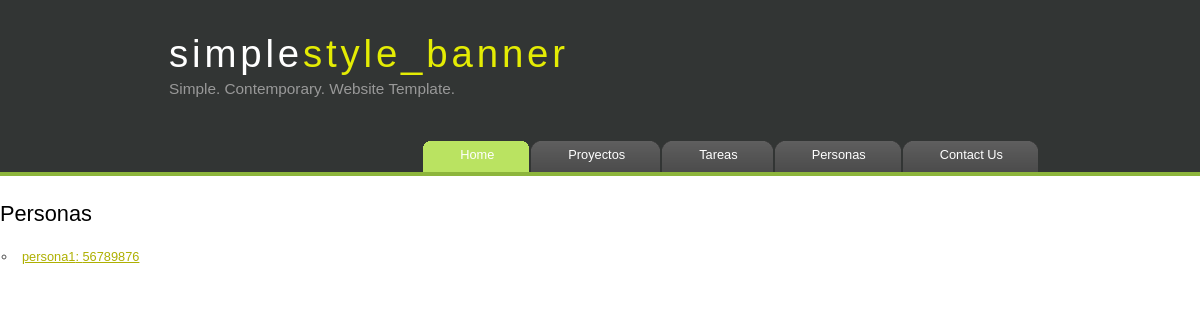
/appGP/listadoDePersonas/, run on an earlier commit of the app's database.
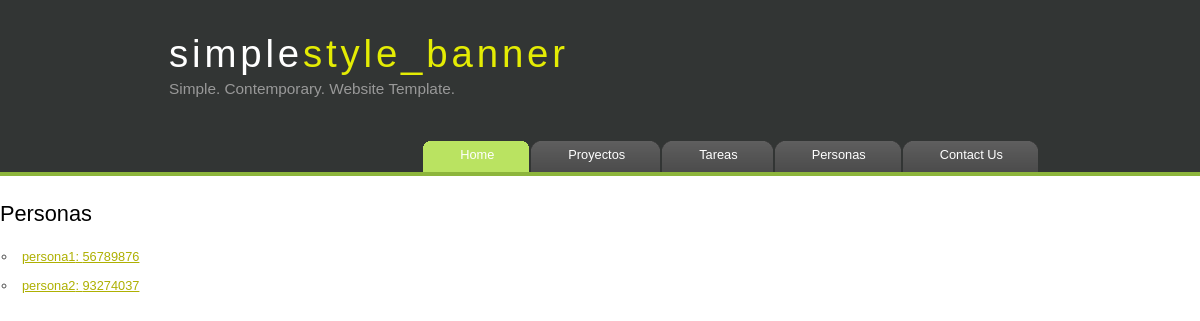
And on a later commit of the database.
### appGP/models.py (models this page shows, shortened)
class Persona(models.Model):
    nombre= models.CharField(max_length=100)
    dni= models.TextField(max_length=8)
    telefono = models.CharField(max_length=9, blank=True)
    edad = models.PositiveIntegerField()
    tarea = models.ForeignKey(Tarea, related_name="personas", on_delete=models.CASCADE)
    correo_electronico = models.EmailField(max_length=254, null=True, blank=True)
    direccion = models.TextField(null=True, blank=True)
    rol = models.CharField(
        max_length=50,
        choices=[('Manager', 'Manager'), ('Developer', 'Desarrollador'), ('Tester', 'Tester')],
        default='Developer'
    )
    ImagenPersona = models.URLField(max_length=600, null=True, blank=True)

### appGP/views.py (the view)
# urls.py: path('listadoDePersonas/', views.listadePersonas, name='listaPer'),
def listadePersonas(request):
    personas = Persona.objects.order_by('dni')
    context = {'personas' : personas}
    return render(request,'listaPersonas.html', context)

### appGP/templates/listaPersonas.html (shortened to what this page needs)
<!DOCTYPE html>
<html lang="es">
<head>
    {% load static %}
    <link rel="stylesheet" type="text/css" href="{% static 'style/style.css' %}">
</head>
<body>
    <div id="main">
        <div id="header">
            <div id="logo">
                <div id="logo_text">
                <h1><a href="{% url 'index' %}">simple<span class="logo_colour">style_banner</span></a></h1>
                <h2>Simple. Contemporary. Website Template.</h2>
                </div>
            </div>
            <div id="menubar">
                <ul id="menu">
                <li class="selected"><a href="{% url 'index' %}">Home</a></li>
                <li><a href="{% url 'listaP' %}">Proyectos</a></li>
                <li><a href="{% url 'listaT' %}">Tareas</a></li>
                <li><a href="{% url 'listaPer' %}">Personas</a></li>
                <li><a href="{% url 'listaP' %}">Contact Us</a></li>
                </ul>
            </div>
    <h1>Personas</h1>
    <ul>
        {% for per in personas %}
        <li>
            <a href="{% url 'detallePersona' per.id %}">{{ per.nombre }}: {{ per.dni }}</a>
        </li>
        {% endfor %}
    </ul>
</body>
</html>

### appGP/static/style/style.css (style rules this page uses)
html { height: 100%; }
* { margin: 0; padding: 0; }
body { font: normal .80em 'trebuchet ms', arial, sans-serif; background: #FFF; color: #555; }
h1, h2, h3, h4, h5, h6 { color: #362C20; letter-spacing: 0em; padding: 0 0 5px 0; }
h1, h2, h3 { font: normal 170% 'century gothic', arial; margin: 0 0 15px 0; padding: 15px 0 5px 0; color: #000; }
h2 { font-size: 160%; padding: 9px 0 5px 0; color: #009FBC; }
a, a:hover { outline: none; text-decoration: underline; color: #AEB002; }
ul { margin: 2px 0 22px 17px; }
ul li { list-style-type: circle; margin: 0 0 6px 0; padding: 0 0 4px 5px; line-height: 1.5em; }
#main, #logo, #menubar, #site_content, #footer { margin-left: auto; margin-right: auto; }
#header { background: #323534 url(back.png) repeat-x; height: 177px; }
#logo { width: 880px; position: relative; height: 140px; background: transparent; }
#logo #logo_text { position: absolute; top: 10px; left: 0; }
#logo h1, #logo h2 { font: normal 300% 'century gothic', arial, sans-serif; border-bottom: 0; text-transform: none; margin: 0 0 0 9px; }
#logo_text h1, #logo_text h1 a, #logo_text h1 a:hover { padding: 22px 0 0 0; color: #FFF; letter-spacing: 0.1em; text-decoration: none; }
#logo_text h1 a .logo_colour { color: #E4EC04; }
#logo_text h2 { font-size: 120%; padding: 4px 0 0 0; color: #999; }
#menubar { width: 880px; height: 46px; }
ul#menu { float: right; margin: 0; }
ul#menu li { float: left; padding: 0 0 0 9px; list-style: none; margin: 1px 2px 0 0; background: #5A5A5A url(tab.png) no-repeat 0 0; }
ul#menu li a { font: normal 100% 'trebuchet ms', sans-serif; display: block; float: left; height: 20px; padding: 6px 35px 5px 28px; text-align: center; color: #FFF; text-decoration: none; background: #5A5A5A url(tab.png) no-repeat 100% 0; }
ul#menu li.selected a { height: 20px; padding: 6px 35px 5px 28px; }
ul#menu li.selected { margin: 1px 2px 0 0; background: #00C6F0 url(tab_selected.png) no-repeat 0 0; }
ul#menu li.selected a, ul#menu li.selected a:hover { background: #00C6F0 url(tab_selected.png) no-repeat 100% 0; color: #FFF; }

What changed in the data, as far as the page shows it:
added Persona: nombre "persona2", dni "93274037"
